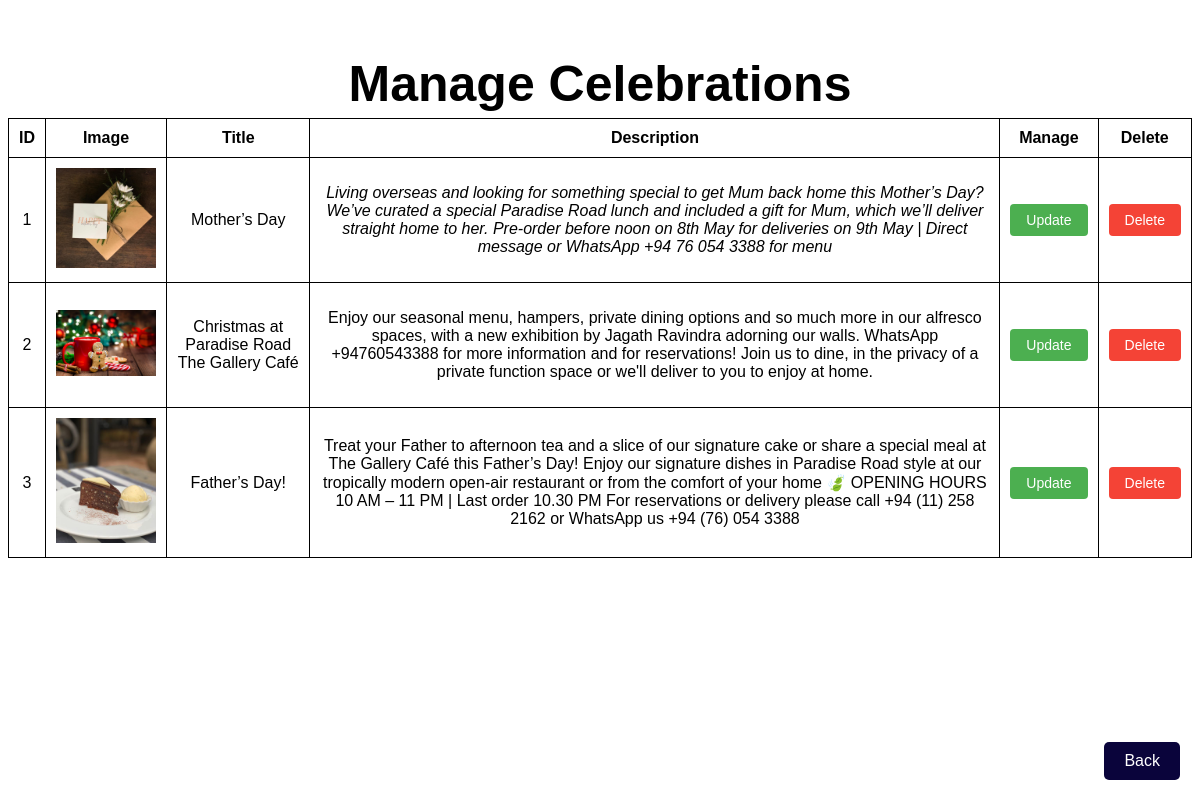
The app's page /ManageCelebrations.php with its own data.
### tables this page shows
CREATE TABLE IF NOT EXISTS `celebrations` (
  `id` int NOT NULL AUTO_INCREMENT,
  `title` varchar(255) NOT NULL,
  `description` text NOT NULL,
  `image_url` varchar(255) NOT NULL,
  PRIMARY KEY (`id`)
);

### HTML/ManageCelebrations.php (the view, shortened to what this page needs)
<?php
$conn = new mysqli('localhost', 'root', '', 'gallery_cafe');
$sql = "SELECT * FROM celebrations";
$result = $conn->query($sql);
?>
<!DOCTYPE html>
<html lang="en">
<head>
    <link rel="stylesheet" href="../CSS/Managerooms.css">
</head>
<body>
<div class="Mtext"><b>Manage Celebrations</b></div>
    <table>
        <thead>
            <tr>
                <th>ID</th>
                <th>Image</th>
                <th>Title</th>
                <th>Description</th>
                <th>Manage</th>
                <th>Delete</th>
            </tr>
        </thead>
        <tbody>
            <?php while($row = $result->fetch_assoc()) { ?>
                <tr>
                    <td><?php echo $row['id']; ?></td>
                    <td><img src="<?php echo $row['image_url']; ?>" alt="<?php echo $row['title']; ?>" width="100"></td>
                    <td><?php echo $row['title']; ?></td>
                    <td><?php echo $row['description']; ?></td>
                    <td>
                        <a href="update_celebration.php?id=<?php echo $row['id']; ?>" class="btn-update">Update</a>
                    </td>
                    <td>
                        <a href="delete_celebration.php?id=<?php echo $row['id']; ?>" class="btn-delete" onclick="return confirm('Are you sure you want to delete this celebration?');">Delete</a>
                    </td>
                </tr>
            <?php } ?>
        </tbody>
    </table>
    <a href="ContentAdmin" class="back-btn">Back</a>
</body>
</html>

### CSS/managerooms.css (style rules this page uses)
body { font-family: Arial, sans-serif; }
.Mtext { font-size: 50px; margin-top: 50px; padding: 5px 0px; text-align: center; opacity: 0; transform: translateY(-100%); animation: slideDown 2s ease forwards; }
table { width: 100%; border-collapse: collapse; }
table, th, td { border: 1px solid black; }
th, td { padding: 10px; text-align: center; }
.btn-update, .btn-delete, .btn-add { padding: 8px 16px; text-decoration: none; border-radius: 4px; font-size: 14px; display: inline-block; }
.btn-update { background-color: #4CAF50; color: white; }
.btn-delete { background-color: #f44336; color: white; }
.back-btn { display: inline-block; padding: 10px 20px; background-color: #0a043b; color: white; text-decoration: none; border-radius: 5px; position: fixed; bottom: 20px; right: 20px; }

### records on screen
celebrations: id "1", image_url (picture), title "Mother’s Day", description "Living overseas and looking for something special to get Mum back home this Mother’s Day? We’ve curated a special Paradise Road lunch and included a gift for Mum, which we’ll deliver straight home to her. Pre-order before noon on 8th May for deliveries on 9th May | Direct message or WhatsApp +94 76 054 3388 for menu"
celebrations: id "2", image_url (picture), title "Christmas at Paradise Road The Gallery Café", description "Enjoy our seasonal menu, hampers, private dining options and so much more in our alfresco spaces, with a new exhibition by Jagath Ravindra adorning our walls. WhatsApp +94760543388 for more information and for reservations! Join us to dine, in the privacy of a private function space or we'll deliver to you to enjoy at home."
celebrations: id "3", image_url (picture), title "Father’s Day!", description "Treat your Father to afternoon tea and a slice of our signature cake or share a special meal at The Gallery Café this Father’s Day! Enjoy our signature dishes in Paradise Road style at our tropically modern open-air restaurant or from the comfort of your home 🍃 OPENING HOURS 10 AM – 11 PM | Last order 10.30 PM For reservations or delivery please call +94 (11) 258 2162 or WhatsApp us +94 (76) 054 3388"
